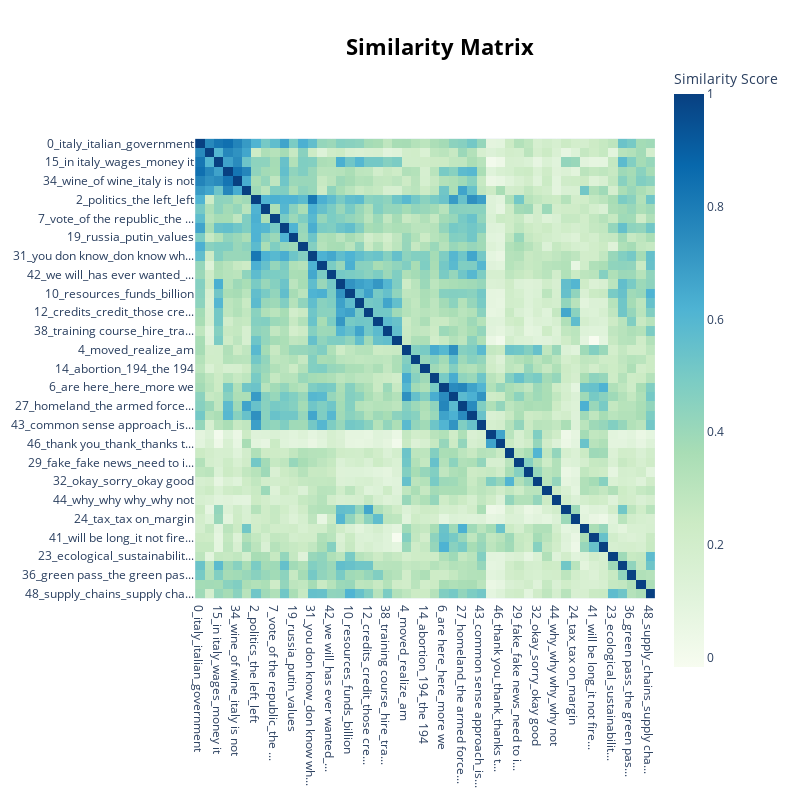

Notebook source saved alongside this figure:
### Markdown cell above
## Visualise Topics

### Code cell
heatmap_fig = topic_model.visualize_heatmap(n_clusters=10,custom_labels=True)
heatmap_fig.write_html(processed_dir + 'html/similarity-matrix.html')
heatmap_fig

### Figure 1 — Plotly figure (JSON) as saved in the notebook; plotly's stock layout.template omitted (floating-point values rounded to 4 significant figures; data arrays with more than 128 entries replaced by an {"elided": "..."} marker saying what was removed)
{"data": [{"coloraxis": "coloraxis", "hovertemplate": "x: %{x}<br>y: %{y}<br>Similarity Score: %{z}<extra></extra>", "name": "0", "type": "heatmap", "x": ["0_italy_italian_government", "1_brothers_brothers of_brot...", "15_in italy_wages_money it", "25_how to offer_to offer_of...", "34_wine_of wine_italy is not", "40_to restore_restore_happy...", "2_politics_the left_left", "5_migrants_traffickers_immi...", "7_vote_of the republic_the ...", "8_european_the european_eur...", "19_russia_putin_values", "28_meloni_what meloni_the d...", "31_you don know_don know wh...", "33_emergency_of emergency_s...", "42_we will_has ever wanted_...", "3_euros_thousand euros_tax", "10_resources_funds_billion", "11_wage_minimum wage_minimum", "12_credits_credit_those cre...", "20_income_citizenship incom...", "38_training course_hire_tra...", "39_state_just state_can work", "4_moved_realize_am", "9_freedom_free_rights", "14_abortion_194_the 194", "22_ve heard_what are we_wha...", "6_are here_here_more we", "13_history and_seems to me_...", "27_homeland_the armed force...", "35_proud_defense of the_ter...", "43_common sense approach_is...", "16_thank you thank_you than...", "46_thank you_thank_thanks t...", "17_yes_yes yes_no no", "29_fake_fake news_need to i...", "30_rape_video_victim", "32_okay_sorry_okay good", "37_animals_dogs_dog", "44_why_why why_why not", "18_inflation_bank_the bank", "24_tax_tax on_margin", "21_christmas_nativity_nativ...", "41_will be long_it not fire...", "45_ready_we are ready_are r...", "23_ecological_sustainabilit...", "26_price_petrol_price of", "36_green pass_the green pas...", "47_sport_how many_sports", "48_supply_chains_supply cha..."], "xaxis": "x", "y": ["0_italy_italian_government", "1_brothers_brothers of_brot...", "15_in italy_wages_money it", "25_how to offer_to offer_of...", "34_wine_of wine_italy is not", "40_to restore_restore_happy...", "2_politics_the left_left", "5_migrants_traffickers_immi...", "7_vote_of the republic_the ...", "8_european_the european_eur...", "19_russia_putin_values", "28_meloni_what meloni_the d...", "31_you don know_don know wh...", "33_emergency_of emergency_s...", "42_we will_has ever wanted_...", "3_euros_thousand euros_tax", "10_resources_funds_billion", "11_wage_minimum wage_minimum", "12_credits_credit_those cre...", "20_income_citizenship incom...", "38_training course_hire_tra...", "39_state_just state_can work", "4_moved_realize_am", "9_freedom_free_rights", "14_abortion_194_the 194", "22_ve heard_what are we_wha...", "6_are here_here_more we", "13_history and_seems to me_...", "27_homeland_the armed force...", "35_proud_defense of the_ter...", "43_common sense approach_is...", "16_thank you thank_you than...", "46_thank you_thank_thanks t...", "17_yes_yes yes_no no", "29_fake_fake news_need to i...", "30_rape_video_victim", "32_okay_sorry_okay good", "37_animals_dogs_dog", "44_why_why why_why not", "18_inflation_bank_the bank", "24_tax_tax on_margin", "21_christmas_nativity_nativ...", "41_will be long_it not fire...", "45_ready_we are ready_are r...", "23_ecological_sustainabilit...", "26_price_petrol_price of", "36_green pass_the green pas...", "47_sport_how many_sports", "48_supply_chains_supply cha..."], "yaxis": "y", "z": {"elided": "49x49 float values"}}], "layout": {"coloraxis": {"colorbar": {"title": {"text": "Similarity Score"}}, "colorscale": [[0, "rgb(247,252,240)"], [0.125, "rgb(224,243,219)"], [0.25, "rgb(204,235,197)"], [0.375, "rgb(168,221,181)"], [0.5, "rgb(123,204,196)"], [0.625, "rgb(78,179,211)"], [0.75, "rgb(43,140,190)"], [0.875, "rgb(8,104,172)"], [1, "rgb(8,64,129)"]]}, "height": 800, "hoverlabel": {"bgcolor": "white", "font": {"family": "Rockwell", "size": 16}}, "legend": {"title": {"text": "Trend"}}, "margin": {"t": 60}, "showlegend": true, "title": {"font": {"color": "Black", "size": 22}, "text": "<b>Similarity Matrix</b>", "x": 0.55, "xanchor": "center", "y": 0.95, "yanchor": "top"}, "width": 800, "xaxis": {"anchor": "y", "constrain": "domain", "domain": [0, 1], "scaleanchor": "y"}, "yaxis": {"anchor": "x", "autorange": "reversed", "constrain": "domain", "domain": [0, 1]}}}
